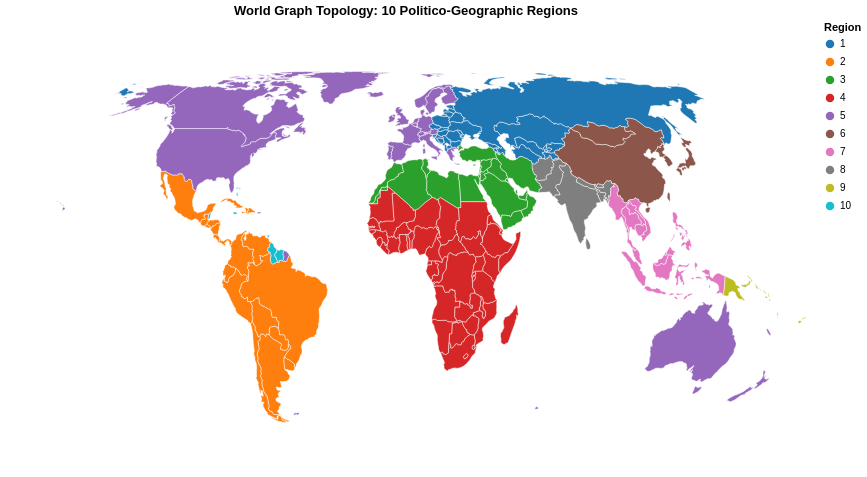

Notebook code cell kept with this figure:
### Code cell
# Map it
@vlplot(
    width=800, height=450,
    title="World Graph Topology: 10 Politico-Geographic Regions",
    layer=[{
        data={values=dataset("world-110m"), format={type=:topojson, feature=:countries}},
        projection={type=:equalEarth},
        transform=[
            {filter="datum.id != 10"},
            {filter="datum.id != -99"},
            {lookup=:id, from={data=carto_lookup, key=:ident_ccode, fields=[:ht_region, :ident_cname]}}
        ],
        mark={type=:geoshape, stroke=:white, strokeWidth=0.5},
        encoding={
            color={field=:ht_region, type=:nominal, scale={scheme=:category10}, legend={title="Region"}},
            tooltip=[{field=:ident_cname, type=:nominal, title="Country"}, {field=:ht_region, type=:nominal, title="Region"}]
        }
    }]
)

### Figure 1 — Vega specification as saved in the notebook (floating-point values rounded to 4 significant figures; data arrays with more than 128 entries replaced by an {"elided": "..."} marker saying what was removed)
{"$schema": "https://vega.github.io/schema/vega/v5.json", "background": "white", "data": [{"format": {"feature": "countries", "type": "topojson"}, "name": "source_0", "values": {"arcs": {"elided": "985 rows, 19170 int values in total"}, "objects": {"countries": {"geometries": [{"arcs": [[499, 500, 501, 502, 503, 504]], "id": 4, "type": "Polygon"}, {"arcs": [[[505, 506, 352, 507]], [[354, 508, 509]]], "id": 24, "type": "MultiPolygon"}, {"arcs": [[510, 511, 414, 512, 513, 514]], "id": 8, "type": "Polygon"}, {"arcs": [[312, 515, 314, 516, 517]], "id": 784, "type": "Polygon"}, {"arcs": [[[518, 11]], [[519, 520, 521, 166, 522, 168, 523, 524]]], "id": 32, "type": "MultiPolygon"}, {"arcs": [[525, 526, 527, 528, 529]], "id": 51, "type": "Polygon"}, {"arcs": [[[0]], [[1]], [[2]], [[3]], [[4]], [[5]], [[6]], [[530, 531]]], "id": 10, "type": "MultiPolygon"}, {"arcs": [[13]], "id": 260, "type": "Polygon"}, {"arcs": [[[14]], [[24]]], "id": 36, "type": "MultiPolygon"}, {"arcs": [[532, 533, 534, 535, 536, 537, 538]], "id": 40, "type": "Polygon"}, {"arcs": [[[539, -528]], [[484, 540, 479, 541, -526, 542, 543]]], "id": 31, "type": "MultiPolygon"}, {"arcs": [[544, 545, 546]], "id": 108, "type": "Polygon"}, {"arcs": [[547, 548, 549, 550, 437]], "id": 56, "type": "Polygon"}, {"arcs": [[551, 552, 553, 554, 366]], "id": 204, "type": "Polygon"}, {"arcs": [[555, 556, 557, -553, 558, 559]], "id": 854, "type": "Polygon"}, {"arcs": [[560, 561, 289, 562]], "id": 50, "type": "Polygon"}, {"arcs": [[563, 404, 564, 565, 566, 567]], "id": 100, "type": "Polygon"}, {"arcs": [[[71]], [[73]], [[74]]], "id": 44, "type": "MultiPolygon"}, {"arcs": [[568, 569, 570]], "id": 70, "type": "Polygon"}, {"arcs": [[571, 572, 573, 574, 575]], "id": 112, "type": "Polygon"}, {"arcs": [[576, 145, 577]], "id": 84, "type": "Polygon"}, {"arcs": [[578, 579, 580, 581, -525]], "id": 68, "type": "Polygon"}, {"arcs": [[-521, 582, -581, 583, 584, 585, 586, 587, 588, 164, 589]], "id": 76, "type": "Polygon"}, {"arcs": [[48, 590]], "id": 96, "type": "Polygon"}, {"arcs": [[591, 592]], "id": 64, "type": "Polygon"}, {"arcs": [[593, 594, 595, 596]], "id": 72, "type": "Polygon"}, {"arcs": [[597, 598, 599, 600, 601, 602, 603]], "id": 140, "type": "Polygon"}, {"arcs": [[[84]], [[85]], [[86]], [[87]], [[88]], [[96]], [[97]], [[99]], [[101]], [[103]], [[604, 107, 605, 109, 606, 111, 607, 113, 608, 115, 609, 117, 610, 199, 611, 201, 612, 215, 613, 217, 614, 219, 615, 221]], [[616, 223]], [[224]], [[225]], [[226]], [[227]], [[229]], [[230, 617, 232, 618]], [[235]], [[237]], [[238]], [[240]], [[241]], [[485]], [[486]], [[488]], [[489]], [[490]], [[496]], [[497]]], "id": 124, "type": "MultiPolygon"}, {"arcs": [[-536, 619, 620, 621]], "id": 756, "type": "Polygon"}, {"arcs": [[[-519, 622, 623, 624]], [[-524, 169, 625, 171, 626, -579]]], "id": 152, "type": "MultiPolygon"}, {"arcs": [[[64]], [[627, 274, 628, 276, 629, 278, 630, 280, 631, 632, 633, 634, 635, -593, 636, 637, 638, 639, -503, 640, 641, 642, 643, 644, 645]]], "id": 156, "type": "MultiPolygon"}, {"arcs": [[369, 646, 647, 648, -556, 649]], "id": 384, "type": "Polygon"}, {"arcs": [[650, 651, 652, 359, 653, 654, 655, 656, -604, 657]], "id": 120, "type": "Polygon"}, {"arcs": [[658, 659, -545, 660, 661, 662, 663, -508, 353, -510, 664, -602, 665]], "id": 180, "type": "Polygon"}, {"arcs": [[-509, 355, 666, -658, -603, -665]], "id": 178, "type": "Polygon"}, {"arcs": [[667, 174, 668, 155, 669, -585, 670]], "id": 170, "type": "Polygon"}, {"arcs": [[178, 671, 151, 672]], "id": 188, "type": "Polygon"}, {"arcs": [[70]], "id": 192, "type": "Polygon"}, {"arcs": [[77, 673]], "id": -99, "type": "Polygon"}, {"arcs": [[76, -674]], "id": 196, "type": "Polygon"}, {"arcs": [[-538, 674, 675, 676]], "id": 203, "type": "Polygon"}, {"arcs": [[445, 677, -675, -537, -622, 678, 679, -549, 680, 441, 681]], "id": 276, "type": "Polygon"}, {"arcs": [[337, 682, 683, 684]], "id": 262, "type": "Polygon"}, {"arcs": [[[92]], [[-682, 442, 685, 444]]], "id": 208, "type": "MultiPolygon"}, {"arcs": [[62, 686]], "id": 214, "type": "Polygon"}, {"arcs": [[687, 688, 689, 690, 691, 384, 692, 693]], "id": 12, "type": "Polygon"}, {"arcs": [[173, -668, 694]], "id": 218, "type": "Polygon"}, {"arcs": [[333, 695, 696, 390, 697]], "id": 818, "type": "Polygon"}, {"arcs": [[698, 699, 700, 336, -685]], "id": 232, "type": "Polygon"}, {"arcs": [[431, 701, 433, 702, 427, 703, 429, 704]], "id": 724, "type": "Polygon"}, {"arcs": [[450, 705, 706]], "id": 233, "type": "Polygon"}, {"arcs": [[-684, 707, 708, 709, 710, 711, 712, -699]], "id": 231, "type": "Polygon"}, {"arcs": [[713, 452, 714, 715, 455, 716, 717]], "id": 246, "type": "Polygon"}, {"arcs": [[[18]], [[19]], [[20]]], "id": 242, "type": "MultiPolygon"}, {"arcs": [[12]], "id": 238, "type": "Polygon"}, {"arcs": [[[718, 719, 163, -589]], [[82]], [[720, -679, -621, 721, 426, -703, 434, 722, 436, -551]]], "id": 250, "type": "MultiPolygon"}, {"arcs": [[356, 723, -651, -667]], "id": 266, "type": "Polygon"}, {"arcs": [[[724, 90]], [[725, 726, 727, 728, 729, 730, 731, 732]]], "id": 826, "type": "MultiPolygon"}, {"arcs": [[400, 733, -543, -530, 734]], "id": 268, "type": "Polygon"}, {"arcs": [[368, -650, -560, 735]], "id": 288, "type": "Polygon"}, {"arcs": [[736, 737, 374, 738, 739, 740, -648]], "id": 324, "type": "Polygon"}, {"arcs": [[741, 377]], "id": 270, "type": "Polygon"}, {"arcs": [[375, 742, -739]], "id": 624, "type": "Polygon"}, {"arcs": [[357, -652, -724]], "id": 226, "type": "Polygon"}, {"arcs": [[[78]], [[407, 743, 409, 744, 411, 745, 413, -512, 746, -566, 747]]], "id": 300, "type": "MultiPolygon"}, {"arcs": [[498]], "id": 304, "type": "Polygon"}, {"arcs": [[185, 748, -578, 146, 749, 750]], "id": 320, "type": "Polygon"}, {"arcs": [[161, 751, -587, 752]], "id": 328, "type": "Polygon"}, {"arcs": [[182, 753, 754, -750, 147, 755, 149, 756]], "id": 340, "type": "Polygon"}, {"arcs": [[757, -571, 758, 417, 759, 419, 760, 761]], "id": 191, "type": "Polygon"}, {"arcs": [[-687, 63]], "id": 332, "type": "Polygon"}, {"arcs": [[-533, 762, 763, 764, 765, -762, 766]], "id": 348, "type": "Polygon"}, {"arcs": [[[26]], [[767, 30]], [[31]], [[32]], [[35]], [[36]], [[39]], [[40]], [[768, 43]], [[44]], [[45]], [[769, 50]], [[46]]], "id": 360, "type": "MultiPolygon"}, {"arcs": [[-639, 770, -637, -592, -636, 771, -563, 290, 772, 292, 773, 294, 774, 296, 775]], "id": 356, "type": "Polygon"}, {"arcs": [[91, -725]], "id": 372, "type": "Polygon"}, {"arcs": [[776, -505, 777, 300, 778, 302, 779, 780, 781, -540, -527, -542, 480]], "id": 364, "type": "Polygon"}, {"arcs": [[782, 783, 784, 785, 786, -781, 787]], "id": 368, "type": "Polygon"}, {"arcs": [[100]], "id": 352, "type": "Polygon"}, {"arcs": [[788, 789, -698, 391, 790, 791, 792]], "id": 376, "type": "Polygon"}, {"arcs": [[[79]], [[80]], [[793, 421, 794, 423, 795, 425, -722, -620, -535]]], "id": 380, "type": "MultiPolygon"}, {"arcs": [[61]], "id": 388, "type": "Polygon"}, {"arcs": [[796, -785, 797, 332, -790, 798, -793]], "id": 400, "type": "Polygon"}, {"arcs": [[[75]], [[81]], [[83]]], "id": 392, "type": "MultiPolygon"}, {"arcs": [[799, 800, 482, 801, -643, 802]], "id": 398, "type": "Polygon"}, {"arcs": [[342, 803, 804, 805, -710, 806]], "id": 404, "type": "Polygon"}, {"arcs": [[-803, -642, 807, 808]], "id": 417, "type": "Polygon"}, {"arcs": [[809, 810, 811, 283]], "id": 116, "type": "Polygon"}, {"arcs": [[265, 812, 267, 813]], "id": 410, "type": "Polygon"}, {"arcs": [[-515, 814, 815, 816]], "id": -99, "type": "Polygon"}, {"arcs": [[304, 817, -783]], "id": 414, "type": "Polygon"}, {"arcs": [[818, 819, -634, 820, -811]], "id": 418, "type": "Polygon"}, {"arcs": [[-791, 392, 821]], "id": 422, "type": "Polygon"}, {"arcs": [[370, 822, 372, 823, -737, -647]], "id": 430, "type": "Polygon"}, {"arcs": [[824, -694, 825, 388, 826, -697, 827, 828]], "id": 434, "type": "Polygon"}, {"arcs": [[52]], "id": 144, "type": "Polygon"}, {"arcs": [[829]], "id": 426, "type": "Polygon"}, {"arcs": [[830, 448, 831, -572, 832]], "id": 440, "type": "Polygon"}, {"arcs": [[-680, -721, -550]], "id": 442, "type": "Polygon"}, {"arcs": [[449, -707, 833, -573, -832]], "id": 428, "type": "Polygon"}, {"arcs": [[-692, 834, 835, 836, 837, 383]], "id": 504, "type": "Polygon"}, {"arcs": [[838, 839]], "id": 498, "type": "Polygon"}, {"arcs": [[23]], "id": 450, "type": "Polygon"}, {"arcs": [[840, -577, -749, 186, 841, 188, 842, 190, 843, 192, 844, 194, 845]], "id": 484, "type": "Polygon"}, {"arcs": [[-817, 846, -567, -747, -511]], "id": 807, "type": "Polygon"}, {"arcs": [[847, -689, 848, -557, -649, -741, 849]], "id": 466, "type": "Polygon"}, {"arcs": [[287, -561, -772, -635, -820, 850]], "id": 104, "type": "Polygon"}, {"arcs": [[416, -759, -570, 851, -815, -514, 852]], "id": 499, "type": "Polygon"}, {"arcs": [[853, -645]], "id": 496, "type": "Polygon"}, {"arcs": [[854, 344, 855, 856, 347, 857, 858, 859, 860, 861, 862]], "id": 508, "type": "Polygon"}, {"arcs": [[863, 379, 864, -690, -848]], "id": 478, "type": "Polygon"}, {"arcs": [[-863, 865, 866]], "id": 454, "type": "Polygon"}, {"arcs": [[[285, 867]], [[-770, 47, -591, 49]]], "id": 458, "type": "MultiPolygon"}, {"arcs": [[351, -507, 868, -595, 869]], "id": 516, "type": "Polygon"}, {"arcs": [[17]], "id": 540, "type": "Polygon"}, {"arcs": [[-558, -849, -688, -825, 870, -656, 871, -554]], "id": 562, "type": "Polygon"}, {"arcs": [[361, 872, 363, 873, 365, -555, -872, -655]], "id": 566, "type": "Polygon"}, {"arcs": [[179, 874, 181, -757, 150, -672]], "id": 558, "type": "Polygon"}, {"arcs": [[-681, -548, 438, 875, 440]], "id": 528, "type": "Polygon"}, {"arcs": [[[876, -718, 877, 457, 878, 459, 879, 461]], [[487]], [[492]], [[493]]], "id": 578, "type": "MultiPolygon"}, {"arcs": [[-771, -638]], "id": 524, "type": "Polygon"}, {"arcs": [[[15]], [[16]]], "id": 554, "type": "MultiPolygon"}, {"arcs": [[[880, 319, 881, 882, 883, -517, 315, 884, 317]], [[-516, 313]]], "id": 512, "type": "MultiPolygon"}, {"arcs": [[-640, -776, 297, 885, 299, -778, -504]], "id": 586, "type": "Polygon"}, {"arcs": [[175, 886, 177, -673, 152, 887, 154, -669]], "id": 591, "type": "Polygon"}, {"arcs": [[-627, 172, -695, -671, -584, -580]], "id": 604, "type": "Polygon"}, {"arcs": [[[51]], [[54]], [[55]], [[56]], [[57]], [[58]], [[59]]], "id": 608, "type": "MultiPolygon"}, {"arcs": [[[37]], [[38]], [[-769, 42]], [[41]]], "id": 598, "type": "MultiPolygon"}, {"arcs": [[-678, 446, 888, -833, -576, 889, 890, -676]], "id": 616, "type": "Polygon"}, {"arcs": [[60]], "id": 630, "type": "Polygon"}, {"arcs": [[262, 891, 264, -814, 892, 269, 893, 271, 894, 273, -628, 895]], "id": 408, "type": "Polygon"}, {"arcs": [[-705, 430]], "id": 620, "type": "Polygon"}, {"arcs": [[-582, -583, -520]], "id": 600, "type": "Polygon"}, {"arcs": [[-799, -789]], "id": 275, "type": "Polygon"}, {"arcs": [[308, 896, 310, 897]], "id": 634, "type": "Polygon"}, {"arcs": [[898, -840, 899, 403, -564, 900, -765]], "id": 642, "type": "Polygon"}, {"arcs": [[[89]], [[-889, 447, -831]], [[102]], [[104]], [[105]], [[228]], [[234]], [[236]], [[239]], [[901, 243, 902, 245, 903, 247, 904, 249, 905, 251, 906, 253, 907, 255, 908, 257, 909, 259, 910, 261, -896, -646, -854, -644, -802, 483, -544, -734, 401, 911, -574, -834, -706, 451, -714, -877, 912, 913, 914, 915, 464, 916, 466, 917, 468, 918, 470, 919, 920, 473, 921, 475, 922, 477]], [[491]], [[494]], [[495]]], "id": 643, "type": "MultiPolygon"}, {"arcs": [[923, -546, -660, 924]], "id": 646, "type": "Polygon"}, {"arcs": [[-691, -865, 380, -835]], "id": 732, "type": "Polygon"}, {"arcs": [[925, 329, 926, 331, -798, -784, -818, 305, 927, 307, -898, 311, -518, -884, 928]], "id": 682, "type": "Polygon"}, {"arcs": [[-599, 929, -828, -696, 334, -700, -713, 930, 931, 932]], "id": 729, "type": "Polygon"}, {"arcs": [[-711, -806, 933, -666, -601, 934, -932, 935]], "id": 728, "type": "Polygon"}, {"arcs": [[378, -864, -850, -740, -743, 376, -742]], "id": 686, "type": "Polygon"}, {"arcs": [[[25]], [[27]], [[28]], [[33]], [[34]]], "id": 90, "type": "MultiPolygon"}, {"arcs": [[373, -738, -824]], "id": 694, "type": "Polygon"}, {"arcs": [[184, -751, -755, 936]], "id": 222, "type": "Polygon"}, {"arcs": [[-708, -683, 338, 937, 340, 938]], "id": -99, "type": "Polygon"}, {"arcs": [[-807, -709, -939, 341]], "id": 706, "type": "Polygon"}, {"arcs": [[-568, -847, -816, -852, -569, -758, -766, -901]], "id": 688, "type": "Polygon"}, {"arcs": [[162, -720, 939, -588, -752]], "id": 740, "type": "Polygon"}, {"arcs": [[-891, 940, -763, -539, -677]], "id": 703, "type": "Polygon"}, {"arcs": [[-534, -767, -761, 420, -794]], "id": 705, "type": "Polygon"}, {"arcs": [[-878, -717, 456]], "id": 752, "type": "Polygon"}, {"arcs": [[941, -859]], "id": 748, "type": "Polygon"}, {"arcs": [[-797, -792, -822, 393, 942, -786]], "id": 760, "type": "Polygon"}, {"arcs": [[-871, -829, -930, -598, -657]], "id": 148, "type": "Polygon"}, {"arcs": [[-736, -559, -552, 367]], "id": 768, "type": "Polygon"}, {"arcs": [[284, -868, 286, -851, -819, -810]], "id": 764, "type": "Polygon"}, {"arcs": [[-808, -641, -502, 943]], "id": 762, "type": "Polygon"}, {"arcs": [[-777, 481, -801, 944, -500]], "id": 795, "type": "Polygon"}, {"arcs": [[29, -768]], "id": 626, "type": "Polygon"}, {"arcs": [[53]], "id": 780, "type": "Polygon"}, {"arcs": [[-693, 385, 945, 387, -826]], "id": 788, "type": "Polygon"}, {"arcs": [[[399, -735, -529, -782, -787, -943, 394, 946, 947, 397, 948]], [[949, -748, -565, 405]]], "id": 792, "type": "MultiPolygon"}, {"arcs": [[72]], "id": 158, "type": "Polygon"}, {"arcs": [[-804, 343, -855, -867, 950, -663, 951, -661, -547, -924, 952]], "id": 834, "type": "Polygon"}, {"arcs": [[-925, -659, -934, -805, -953]], "id": 800, "type": "Polygon"}, {"arcs": [[-912, 402, -900, -839, -899, -764, -941, -890, -575]], "id": 804, "type": "Polygon"}, {"arcs": [[-590, 165, -522]], "id": 858, "type": "Polygon"}, {"arcs": [[[65]], [[66]], [[67]], [[68]], [[69]], [[118, 953, 120, 954, 122, 955, 124, 956, 126, 957, 128, 958, 130, 959, 132, 960, 134, 961, 136, 962, 138, 963, 140, 964, 142, -846, 195, 965, 966, 967, 968, 969, -611]], [[93]], [[95]], [[98]], [[-613, 202, 970, 204, 971, 206, 972, 208, 973, 210, 974, 212, 975, 214]]], "id": 840, "type": "MultiPolygon"}, {"arcs": [[-945, -800, -809, -944, -501]], "id": 860, "type": "Polygon"}, {"arcs": [[156, 976, 158, 977, 160, -753, -586, -670]], "id": 862, "type": "Polygon"}, {"arcs": [[282, -812, -821, -633]], "id": 704, "type": "Polygon"}, {"arcs": [[[21]], [[22]]], "id": 548, "type": "MultiPolygon"}, {"arcs": [[321, 978, 323, 979, 325, 980, 327, -929, -883, 981]], "id": 887, "type": "Polygon"}, {"arcs": [[982, 350, -870, -594, 983, -860, -942, -858, 348], [-830]], "id": 710, "type": "Polygon"}, {"arcs": [[-866, -862, 984, -596, -869, -506, -664, -951]], "id": 894, "type": "Polygon"}, {"arcs": [[-984, -597, -985, -861]], "id": 716, "type": "Polygon"}], "type": "GeometryCollection"}, "land": {"arcs": {"elided": "127 rows, 499 int values in total"}, "type": "MultiPolygon"}}, "transform": {"scale": [0.0036, 0.001693], "translate": [-180, -85.61]}, "type": "Topology"}}, {"name": "source_1", "values": {"elided": "207 records"}}, {"name": "data_0", "source": "source_0", "transform": [{"expr": "datum.id != 10", "type": "filter"}, {"expr": "datum.id != -99", "type": "filter"}, {"fields": ["id"], "from": "source_1", "key": "ident_ccode", "type": "lookup", "values": ["ht_region", "ident_cname"]}]}], "height": 450, "legends": [{"encode": {"symbols": {"update": {"stroke": {"value": "white"}}}}, "fill": "color", "symbolType": "circle", "title": "Region"}], "marks": [{"encode": {"update": {"ariaRoleDescription": {"value": "geoshape"}, "description": {"signal": "\"ht_region: \" + (isValid(datum[\"ht_region\"]) ? datum[\"ht_region\"] : \"\"+datum[\"ht_region\"]) + \"; Country: \" + (isValid(datum[\"ident_cname\"]) ? datum[\"ident_cname\"] : \"\"+datum[\"ident_cname\"]) + \"; Region: \" + (isValid(datum[\"ht_region\"]) ? datum[\"ht_region\"] : \"\"+datum[\"ht_region\"])"}, "fill": {"field": "ht_region", "scale": "color"}, "stroke": {"value": "white"}, "strokeWidth": {"value": 0.5}, "tooltip": {"signal": "{\"Country\": isValid(datum[\"ident_cname\"]) ? datum[\"ident_cname\"] : \"\"+datum[\"ident_cname\"], \"Region\": isValid(datum[\"ht_region\"]) ? datum[\"ht_region\"] : \"\"+datum[\"ht_region\"]}"}}}, "from": {"data": "data_0"}, "name": "layer_0_marks", "style": ["geoshape"], "transform": [{"projection": "projection", "type": "geoshape"}], "type": "shape"}], "padding": 5, "projections": [{"fit": {"signal": "data('data_0')"}, "name": "projection", "size": {"signal": "[width, height]"}, "type": "equalEarth"}], "scales": [{"domain": {"data": "data_0", "field": "ht_region", "sort": true}, "name": "color", "range": {"scheme": "category10"}, "type": "ordinal"}], "style": "view", "title": {"frame": "group", "text": "World Graph Topology: 10 Politico-Geographic Regions"}, "width": 800}
